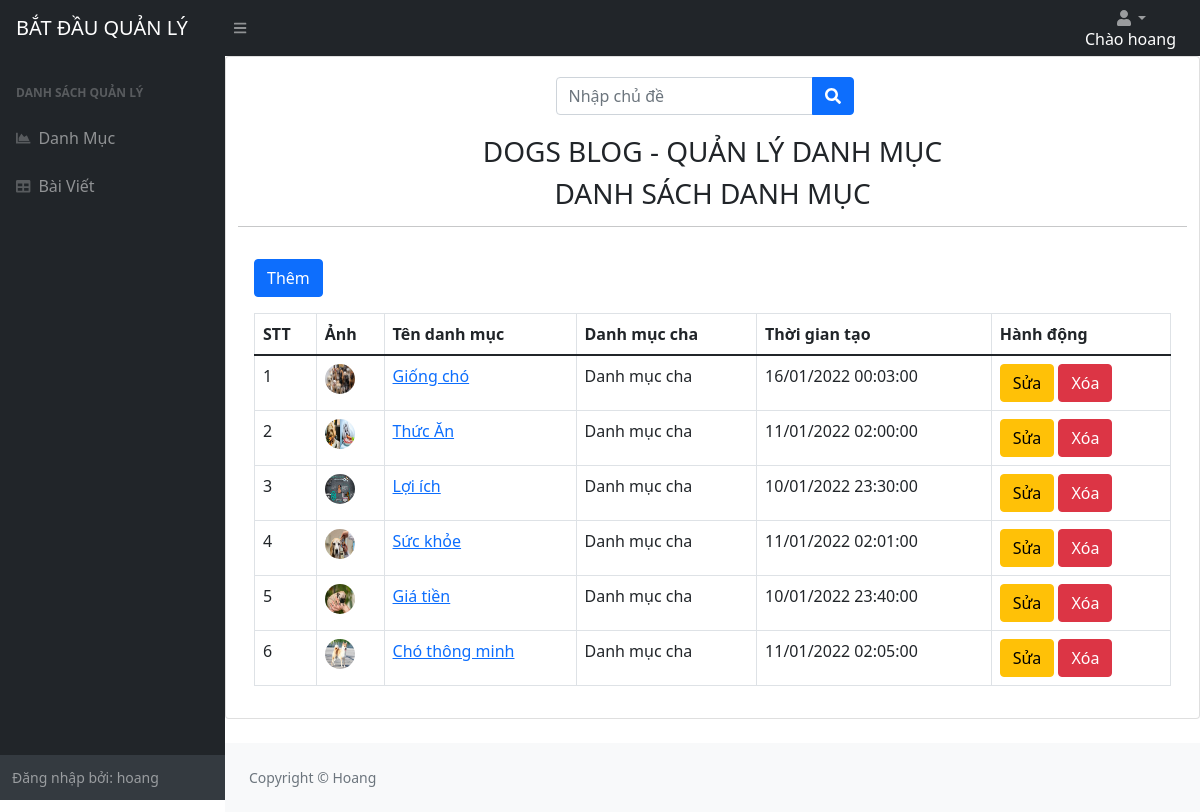
The app's page /Admin/index.php?mod=category&act=index (signed in) with its own data.
### tables this page shows
CREATE TABLE `categories`  (
  `id` int NOT NULL AUTO_INCREMENT,
  `name` varchar(255) NULL DEFAULT NULL,
  `description` mediumtext NULL,
  `thumbnail` varchar(500) NULL DEFAULT NULL,
  `parent_id` int NULL DEFAULT NULL,
  `created_at` timestamp NULL DEFAULT NULL,
  PRIMARY KEY (`id`) USING BTREE
);

### Admin/Controllers/BaseController.php (called while the page is built, shortened)
<?php
  class BaseController
  {
    public function view($path, $data = []){
      extract($data);
      require_once('Views/'.$path);
    }
  }
?>

### Admin/Controllers/CategoryController.php (called while the page is built, shortened)
<?php
require('Models/Category.php');
  class CategoryController extends AdminController
  {
    public function index(){
      $category = new Category();
      $categories = $category-> getList();
      $nameParentId = new Category();
      $nameParentIds = $nameParentId -> getList();
      $this->view('Categories/list.php', ['categories' => $categories, 'nameParentIds' => $nameParentIds
    ]);
    }
  }
?>

### Admin/index.php (called while the page is built, shortened)
<?php
$act = "index";
if(isset($_GET['act'])){
  $act = $_GET['act'];
}
  $controller_obj = new $class_name;
 $controller_obj -> $act();
?>

### Admin/Models/Query.php (called while the page is built, shortened)
<?php
  require_once('Models/Connection.php');
  class Query{
    protected $conn;
    public function __construct(){
      $connection = new Connection1();
      $this -> conn = $connection -> connect();
    }
    protected function select($table, $columns = '*')
    {
  		if ($columns == '*') {
  			$query = "SELECT * FROM " . $table;
  		}elseif (is_array($columns)) {
  			$sub_string = '';
  			foreach ($columns as $i =>$column) {
  				$sub_string .= '`'.$column . '`';
  				if ($i + 1 != count($columns)) {
  					$sub_string .= ',';
  				}
  			}
  			$query = "SELECT " . $sub_string . " FROM " . '`' . $table . '`';
  		}else{
  			exit();
  		}
  		$result = $this->conn->query($query);
  		$data = array();
  		while($row = $result->fetch_assoc()) {
  			$data[] = $row;
  		};
  		return $data;
    }
  }
?>

### Admin/Models/Connection.php (called while the page is built, shortened)
<?php
  class Connection1{
    private $servername= "localhost";
    private $username= "root";
    private $password = "";
    private $dbname = "blogs";
    public function connect(){
      $conn = new mysqli($this->servername, $this -> username, $this ->password, $this-> dbname );
      $conn->query("SET NAMES 'utf8'");
      return $conn;
    }
  }
?>

### Admin/Models/Category.php (called while the page is built, shortened)
<?php
require_once('Models/Query.php');
  class Category extends Query
  {
      public $table = 'categories';
      public function getList()
      {
          $categories = $this -> select ($this -> table, ['id', 'name', 'description', 'thumbnail', 'parent_id', 'created_at']);
          return $categories;
      }
  }
?>

### Admin/Views/Categories/list.php (the view, shortened to what this page needs)
<?php
  require_once('Views/Partials/header.php');
?>
<div class="card mb-4">
  <div class="container">
    <div class="" style="text-align:center; margin:20px auto;">
      <form action="index.php?mod=category&act=handleSearch" method="POST" style="" class="d-none d-md-inline-block form-inline ms-auto me-0 me-md-3 my-2 my-md-0">
          <div class="input-group">
              <input class="form-control" name="keysearch" type="text" placeholder="Nhập chủ đề" aria-label="Search for..." aria-describedby="btnNavbarSearch" />
              <button class="btn btn-primary" id="btnNavbarSearch" type="submit"><i class="fas fa-search"></i></button>
          </div>
      </form>
    </div>
  <h3 align="center">DOGS BLOG - QUẢN LÝ DANH MỤC</h3>
  <h3 align="center">DANH SÁCH DANH MỤC</h3>
  <hr>
  <div class="card-body">
    <a href="index.php?mod=category&act=create" class="btn btn-primary float-right mb-3">Thêm</a>
        <table class="dataTable-table">
          <thead>
            <tr>
              <th>STT</th>
              <th>Ảnh</th>
              <th>Tên danh mục</th>
              <th>Danh mục cha</th>
              <th>Thời gian tạo</th>
              <th>Hành động</th>
            </tr>
          </thead>
          <tbody>
            <?php  foreach ($categories as $key => $category) { ?>
              <tr>
                <td><?= $key + 1 ?></td>
                <td><img src="images/<?=$category['thumbnail'] ?>" style="width: 30px; height: 30px; border-radius: 50%;"></td>
                <td><a href="../Website/index.php?mod=post&act=postByCategory&category_id=<?=$category['id']?>"><?= $category['name'] ?></a></td>
                <td><?php
                  if($category['parent_id']==0){
                    echo "Danh mục cha";
                  }
                ?></td>
                <td><?= date_format(date_create($category['created_at']),"d/m/Y H:i:s") ?></td>
                <td>
                  <a href="index.php?mod=category&act=handleEdit&id=<?= $category['id'] ?>" class="btn btn-warning" class="btn btn-warning">Sửa</a>
                  <a href="index.php?mod=category&act=deleteList&id=<?= $category['id'] ?>" class="btn btn-danger" class="btn btn-danger">Xóa</a>
                </td>
              </tr>
            <?php } ?>
          </tbody>
        </table>
  </div>
</div>
<?php
  require_once("Views/Partials/footer.php");
?>

### records on screen
categories: thumbnail (picture), name "Giống chó", parent_id "Danh mục cha", created_at "16/01/2022 00:03:00"
categories: thumbnail (picture), name "Thức Ăn", parent_id "Danh mục cha", created_at "11/01/2022 02:00:00"
categories: thumbnail (picture), name "Lợi ích", parent_id "Danh mục cha", created_at "10/01/2022 23:30:00"
categories: thumbnail (picture), name "Sức khỏe", parent_id "Danh mục cha", created_at "11/01/2022 02:01:00"
categories: thumbnail (picture), name "Giá tiền", parent_id "Danh mục cha", created_at "10/01/2022 23:40:00"
categories: thumbnail (picture), name "Chó thông minh", parent_id "Danh mục cha", created_at "11/01/2022 02:05:00"

### other values on screen
$_SESSION['auth']['name'] "hoang"
